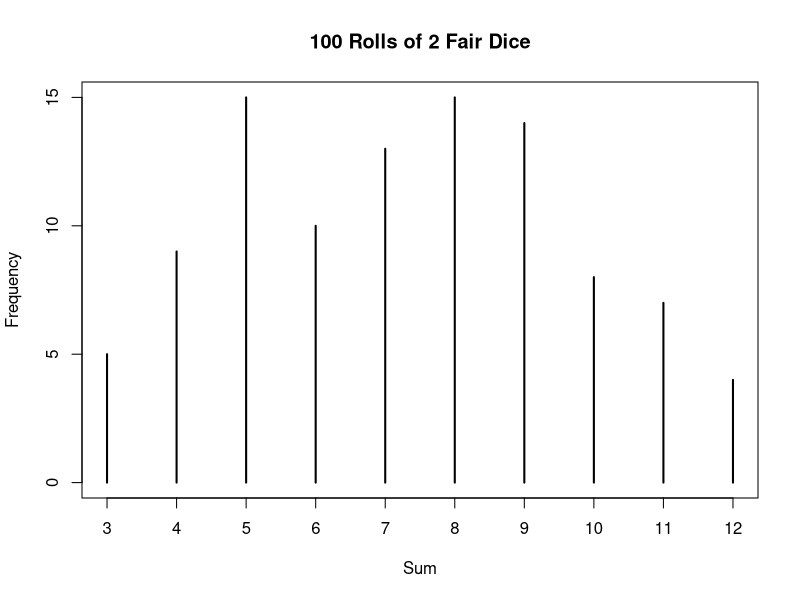
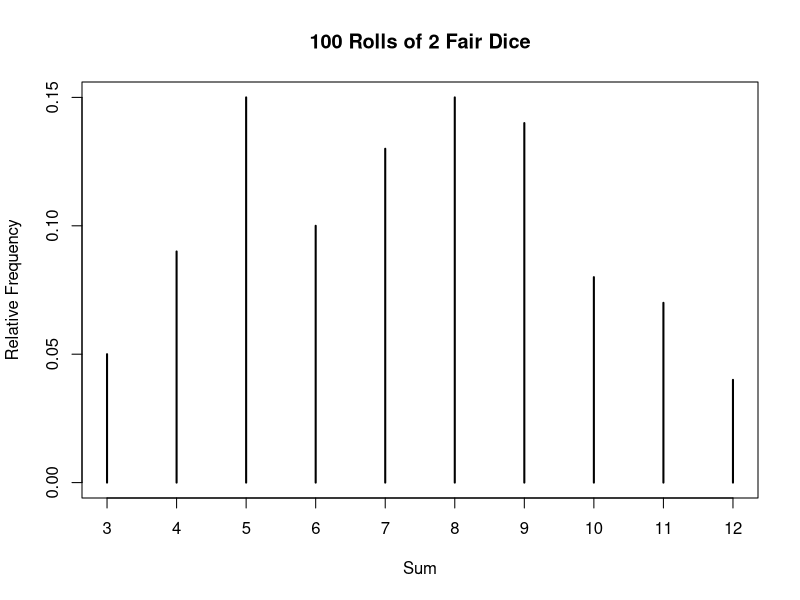
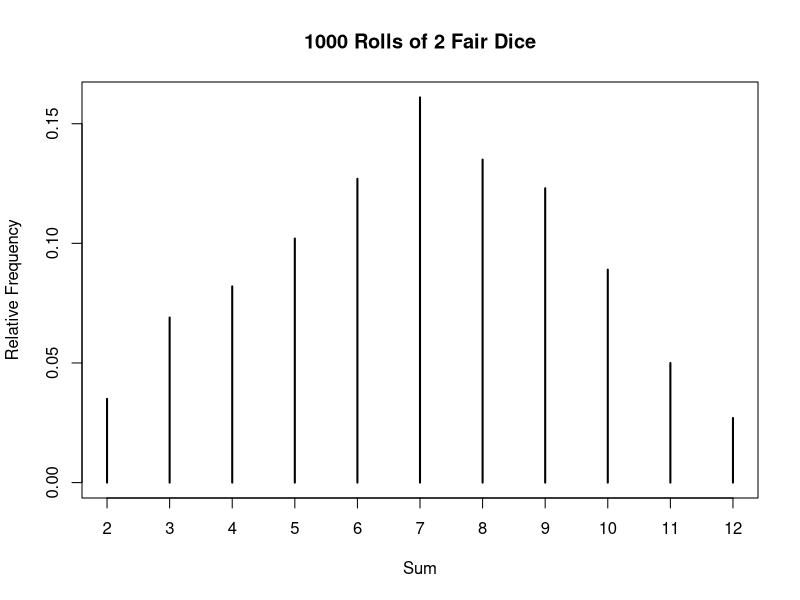
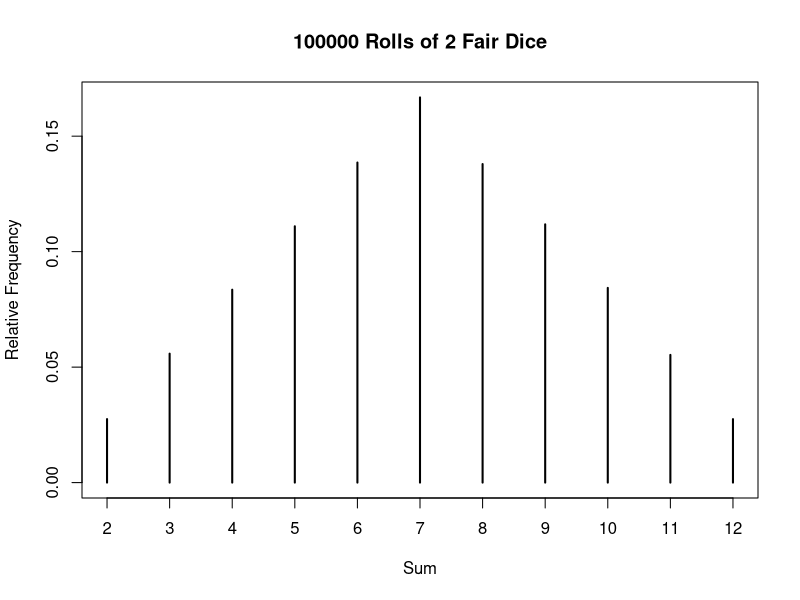
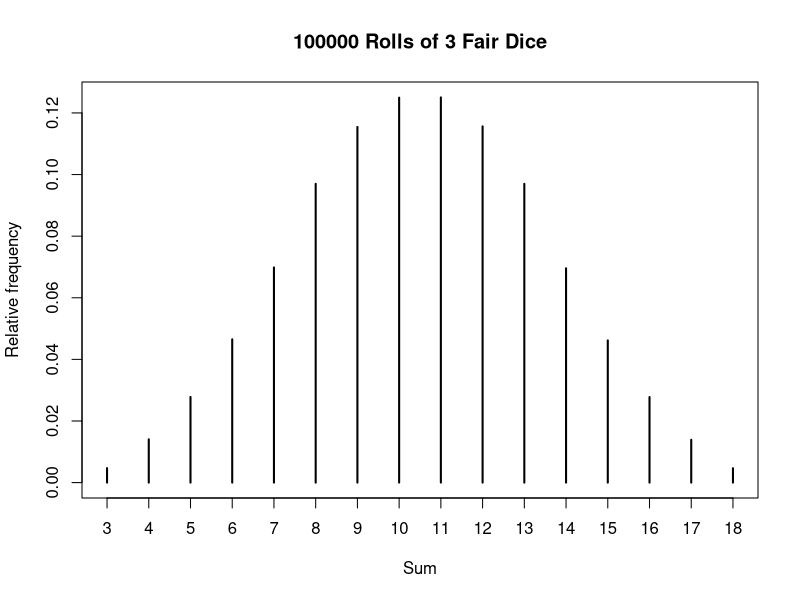

Write R code to recreate these figures, in order.
## ---- chunk 1
marbles = c('red', 'blue', 'green')
sample(x = marbles, size = 2, replace = F)
## ---- chunk 2
sample(x = 1:10, size = 5, replace = FALSE)
numbers = 1:10
sample(x = numbers, size = 20, replace = TRUE)
## ---- chunk 3
students = c("Alice", "Bob", "Charlotte", "Dan", "Emily")
sample(x = students, size = 2, replace = FALSE) 
## ---- chunk 4
random.numbers = sample(x = 1:10, size = 5, replace = TRUE)
sum(random.numbers)
## ---- chunk 5
sample(1:6, size = 1, replace = TRUE) + sample(1:6, size = 1, replace = TRUE)

#But it turns out that there’s a much easier way:
dice.roll <- sample(1:6, size = 2, replace = TRUE)
dice.roll
sum(dice.roll)

#or, in a single command:
sum(sample(1:6, size = 2, replace = TRUE))

#Write R code to roll ten fair, six-sided dice and calculate their sum
sum(sample(x = 1:6, size = 10, replace = TRUE))

## ---- chunk 6
two.dice <- function(){
  dice <- sample(1:6, size = 2, replace = TRUE)
  return(sum(dice))
}

two.dice()
## ---- chunk 7
replicate(n = 20, expr = two.dice())

# returning a vector
replicate(10, sample(1:10, 1, replace = FALSE))

# returning a matrix
replicate(10, sample(1:10, 5, replace = FALSE))
## ---- chunk 8
dice.sum <- function(n.dice){
  dice <- sample(1:6, size = n.dice, replace = TRUE)
  return(sum(dice))
}

# Using replicate, we can roll three six-sided dice and compute the sum fifty times as follows:
replicate(50, dice.sum(3))


## ---- chunk 9
my.dice.sum <- function(n.dice, n.sides){
  dice <- sample(1:n.sides, size = n.dice, replace = TRUE)
  return(sum(dice))
}

replicate(100, my.dice.sum(5,4))
## ---- chunk 10
sims <- replicate(100, two.dice())
table(sims) #This gives us the frequency of every outcome.

# To convert this to relative frequencies, we need to divide by the number of times we carried out the experiment
table(sims)/length(sims)

plot(table(sims), xlab = 'Sum', ylab = 'Frequency', main = '100 Rolls of 2 Fair Dice')

plot(table(sims)/length(sims), xlab = 'Sum', ylab = 'Relative Frequency', main = '100 Rolls of 2 Fair Dice')

## ---- chunk 11
more.sims <- replicate(1000, two.dice())
table(more.sims)/length(more.sims)

plot(table(more.sims)/length(more.sims), 
     xlab = 'Sum', ylab = 'Relative Frequency', main = '1000 Rolls of 2 Fair Dice')

even.more.sims <- replicate(100000, two.dice())
table(even.more.sims)/length(even.more.sims)
plot(table(even.more.sims)/length(even.more.sims), 
     xlab = 'Sum', ylab = 'Relative Frequency', main = '100000 Rolls of 2 Fair Dice')
## ---- chunk 12
z <- c(12, 6, 3, 7, 10, 9, 3)
z >= 9
sum(z >= 9)
sum(z >= 9)/length(z)

## ---- chunk 13
T + T
F * 6

# The proportion of elements in z that equal 3
sum(z == 3)/length(z)

# The proportion of elements in  z that are less than 7
sum(z < 7)/length(z)
## ---- chunk 14
head(even.more.sims)
sum(even.more.sims >= 9)/length(even.more.sims)

# Use the same idea to calculate the probability of getting at most 4 when rolling two fair, six-sided dice
sum(even.more.sims <= 4)/length(even.more.sims)

## ---- chunk 15
# The following expression will be TRUE for each element of  z that is between 7 and 10 inclusive:
(7 <= z) & (z <= 10)
sum((7 <= z) & (z <= 10))/length(z) # proportion

# To calculate the proportion of elements in z that are either greater than 10 or less than 7, we use | as follows:
sum((z > 10) | (z < 7))/length(z)

# Using this idea, we can calculate the probability of getting a sum between 6 and 8 inclusive
sum((6 <= even.more.sims) & (even.more.sims <= 8))/length(even.more.sims)

# and sum below 6 or above 8, exclusive as follows
sum((even.more.sims < 6) | (even.more.sims > 8))/length(even.more.sims)


## ---- chunk 16
passadieci <- replicate(1000000, my.dice.sum(n.dice = 3, n.sides = 6)) # model simulation
table(passadieci)/length(passadieci)
plot(table(passadieci)/length(passadieci), xlab='Sum', ylab='Relative frequency', main = '100000 Rolls of 3 Fair Dice') # Q4
## ---- chunk 17
sum(passadieci >= 11)/length(passadieci) # Q1

sum(passadieci == 11)/length(passadieci) # Q2
sum(passadieci == 12)/length(passadieci)

sum((passadieci <= 7) | (passadieci >= 15))/length(passadieci) # Q3
## ---- chunk 18
ExptA <- function(){
  rolls <- sample(1:6, size=4, replace=T)
  condition <- sum(rolls == 6) > 0
  return(condition)
}

ExptB <- function(){
  first.die <- sample(1:6, size=24, replace=T)
  second.die <- sample(1:6, size=24, replace=T)
  condition <- sum((first.die == second.die) & (first.die == 6)) > 0
  return(condition)
}

simsA <- replicate(100000, ExptA())
sum(simsA)/length(simsA)

simsB <- replicate(100000, ExptB())
sum(simsB)/length(simsB)

